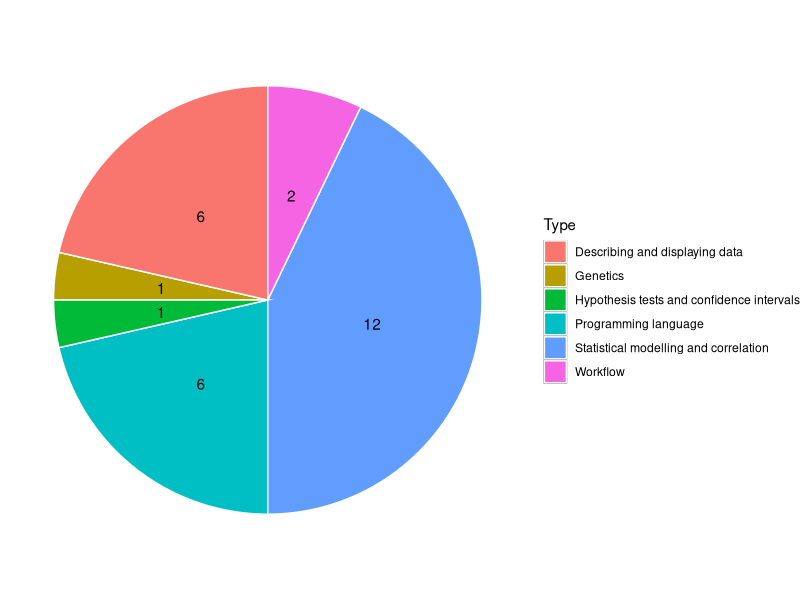

This figure's R source:
## ---- chunk 1
# Configuring global parameters
knitr::opts_chunk$set(echo = TRUE, message = FALSE, error=FALSE, warning = FALSE,
                      fig.align = "center", fig.height = 6, fig.width = 6,
                      class.source = "lineAnchors")
## ---- chunk 2
type <- as.factor(c("Genetics", "Programming language", "Statistical modelling and correlation", "Describing and displaying data", 
          "Hypothesis tests and confidence intervals", "Workflow"))
y <- c(1, # Genetics
       6, # Programming language
      12, # Statistical modelling and correlation
       6, # Describing and displaying data
       1, # Hypothesis tests and confidence intervals
       2  # Workflow
      )
library(tidyverse)
tibble(type, y) %>%
  ggplot(aes(y=y, fill=type, x = "")) + 
  geom_col(color = "black") +
  geom_bar(stat="identity", width=1, color="white") +
  coord_polar("y", start=0) +
  geom_text(aes(label = y),
            position = position_stack(vjust = 0.5)) +
  labs(fill = "Type") +
  theme_void() 
